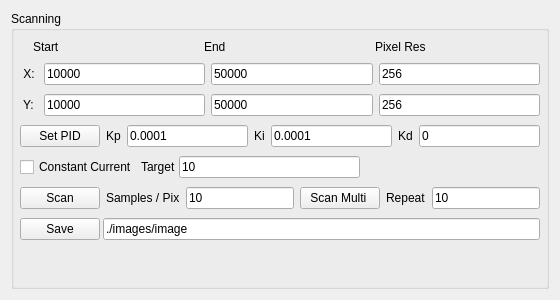
           <widget class="QWidget" name="tbScanning">
            <property name="sizePolicy">
             <sizepolicy hsizetype="Preferred" vsizetype="Preferred">
              <horstretch>0</horstretch>
              <verstretch>1</verstretch>
             </sizepolicy>
            </property>
            <attribute name="title">
             <string>Scanning</string>
            </attribute>
            <layout class="QVBoxLayout" name="verticalLayout_12">
             <item>
              <widget class="QGroupBox" name="grpScan">
               <property name="title">
                <string>Scanning</string>
               </property>
               <layout class="QVBoxLayout" name="verticalLayout_8">
                <property name="spacing">
                 <number>3</number>
                </property>
                <property name="leftMargin">
                 <number>3</number>
                </property>
                <property name="topMargin">
                 <number>3</number>
                </property>
                <property name="rightMargin">
                 <number>3</number>
                </property>
                <property name="bottomMargin">
                 <number>3</number>
                </property>
                <item>
                 <widget class="QWidget" name="wgtscanctl" native="true">
                  <property name="sizePolicy">
                   <sizepolicy hsizetype="Preferred" vsizetype="Preferred">
                    <horstretch>0</horstretch>
                    <verstretch>4</verstretch>
                   </sizepolicy>
                  </property>
                 </widget>
                </item>
                <item>
                 <widget class="QWidget" name="wgtPIDLbls_2" native="true">
                  <layout class="QHBoxLayout" name="horizontalLayout_16">
                   <property name="leftMargin">
                    <number>3</number>
                   </property>
                   <property name="topMargin">
                    <number>3</number>
                   </property>
                   <property name="rightMargin">
                    <number>3</number>
                   </property>
                   <property name="bottomMargin">
                    <number>3</number>
                   </property>
                   <item>
                    <widget class="QLabel" name="lblBlank_2">
                     <property name="text">
                      <string/>
                     </property>
                    </widget>
                   </item>
                   <item>
                    <widget class="QLabel" name="lblStart">
                     <property name="sizePolicy">
                      <sizepolicy hsizetype="Preferred" vsizetype="Preferred">
                       <horstretch>1</horstretch>
                       <verstretch>0</verstretch>
                      </sizepolicy>
                     </property>
                     <property name="text">
                      <string>Start</string>
                     </property>
                    </widget>
                   </item>
                   <item>
                    <widget class="QLabel" name="lblEnd">
                     <property name="sizePolicy">
                      <sizepolicy hsizetype="Preferred" vsizetype="Preferred">
                       <horstretch>1</horstretch>
                       <verstretch>0</verstretch>
                      </sizepolicy>
                     </property>
                     <property name="text">
                      <string>End</string>
                     </property>
                    </widget>
                   </item>
                   <item>
                    <widget class="QLabel" name="lblRes">
                     <property name="sizePolicy">
                      <sizepolicy hsizetype="Preferred" vsizetype="Preferred">
                       <horstretch>1</horstretch>
                       <verstretch>0</verstretch>
                      </sizepolicy>
                     </property>
                     <property name="text">
                      <string>Pixel Res</string>
                     </property>
                    </widget>
                   </item>
                  </layout>
                 </widget>
                </item>
                <item>
                 <widget class="QWidget" name="wgtLePID_3" native="true">
                  <layout class="QHBoxLayout" name="horizontalLayout_18">
                   <property name="leftMargin">
                    <number>3</number>
                   </property>
                   <property name="topMargin">
                    <number>3</number>
                   </property>
                   <property name="rightMargin">
                    <number>3</number>
                   </property>
                   <property name="bottomMargin">
                    <number>3</number>
                   </property>
                   <item>
                    <widget class="QLabel" name="lblXScan">
                     <property name="text">
                      <string> X: </string>
                     </property>
                    </widget>
                   </item>
                   <item>
                    <widget class="QLineEdit" name="leXStart">
                     <property name="text">
                      <string>10000</string>
                     </property>
                    </widget>
                   </item>
                   <item>
                    <widget class="QLineEdit" name="leXEnd">
                     <property name="text">
                      <string>50000</string>
                     </property>
                    </widget>
                   </item>
                   <item>
                    <widget class="QLineEdit" name="leXRes">
                     <property name="text">
                      <string>256</string>
                     </property>
                    </widget>
                   </item>
                  </layout>
                 </widget>
                </item>
                <item>
                 <widget class="QWidget" name="wgtLePID_2" native="true">
                  <layout class="QHBoxLayout" name="horizontalLayout_17">
                   <property name="leftMargin">
                    <number>3</number>
                   </property>
                   <property name="topMargin">
                    <number>3</number>
                   </property>
                   <property name="rightMargin">
                    <number>3</number>
                   </property>
                   <property name="bottomMargin">
                    <number>3</number>
                   </property>
                   <item>
                    <widget class="QLabel" name="lblYScan">
                     <property name="text">
                      <string> Y: </string>
                     </property>
                    </widget>
                   </item>
                   <item>
                    <widget class="QLineEdit" name="leYStart">
                     <property name="text">
                      <string>10000</string>
                     </property>
                    </widget>
                   </item>
                   <item>
                    <widget class="QLineEdit" name="leYEnd">
                     <property name="text">
                      <string>50000</string>
                     </property>
                    </widget>
                   </item>
                   <item>
                    <widget class="QLineEdit" name="leYRes">
                     <property name="text">
                      <string>256</string>
                     </property>
                    </widget>
                   </item>
                  </layout>
                 </widget>
                </item>
                <item>
                 <widget class="QWidget" name="wgtLePID" native="true">
                  <layout class="QHBoxLayout" name="horizontalLayout_14">
                   <property name="leftMargin">
                    <number>3</number>
                   </property>
                   <property name="topMargin">
                    <number>3</number>
                   </property>
                   <property name="rightMargin">
                    <number>3</number>
                   </property>
                   <property name="bottomMargin">
                    <number>3</number>
                   </property>
                   <item>
                    <widget class="QPushButton" name="pushButton">
                     <property name="text">
                      <string>Set PID</string>
                     </property>
                    </widget>
                   </item>
                   <item>
                    <widget class="QLabel" name="lblKp">
                     <property name="text">
                      <string>Kp</string>
                     </property>
                    </widget>
                   </item>
                   <item>
                    <widget class="QLineEdit" name="leKp">
                     <property name="text">
                      <string>0.0001</string>
                     </property>
                    </widget>
                   </item>
                   <item>
                    <widget class="QLabel" name="lblKi">
                     <property name="text">
                      <string>Ki</string>
                     </property>
                    </widget>
                   </item>
                   <item>
                    <widget class="QLineEdit" name="leKi">
                     <property name="text">
                      <string>0.0001</string>
                     </property>
                    </widget>
                   </item>
                   <item>
                    <widget class="QLabel" name="lblKd">
                     <property name="text">
                      <string>Kd</string>
                     </property>
                    </widget>
                   </item>
                   <item>
                    <widget class="QLineEdit" name="leKd">
                     <property name="text">
                      <string>0</string>
                     </property>
                    </widget>
                   </item>
                  </layout>
                 </widget>
                </item>
                <item>
                 <widget class="QWidget" name="wgtConstCurrent" native="true">
                  <layout class="QHBoxLayout" name="horizontalLayout_15">
                   <property name="spacing">
                    <number>3</number>
                   </property>
                   <property name="leftMargin">
                    <number>3</number>
                   </property>
                   <property name="topMargin">
                    <number>3</number>
                   </property>
                   <property name="rightMargin">
                    <number>3</number>
                   </property>
                   <property name="bottomMargin">
                    <number>3</number>
                   </property>
                   <item>
                    <widget class="QCheckBox" name="chkConstCurrent">
                     <property name="text">
                      <string>Constant Current</string>
                     </property>
                    </widget>
                   </item>
                   <item>
                    <widget class="QLabel" name="lblCCTarget">
                     <property name="text">
                      <string>Target</string>
                     </property>
                    </widget>
                   </item>
                   <item>
                    <widget class="QLineEdit" name="leCCVal">
                     <property name="text">
                      <string>10</string>
                     </property>
                    </widget>
                   </item>
                   <item>
                    <spacer name="horizontalSpacer_13">
                     <property name="orientation">
                      <enum>Qt::Horizontal</enum>
                     </property>
                     <property name="sizeHint" stdset="0">
                      <size>
                       <width>40</width>
                       <height>20</height>
                      </size>
                     </property>
                    </spacer>
                   </item>
                  </layout>
                 </widget>
                </item>
                <item>
                 <widget class="QWidget" name="wgtScan" native="true">
                  <layout class="QHBoxLayout" name="horizontalLayout_19">
                   <property name="leftMargin">
                    <number>3</number>
                   </property>
                   <property name="topMargin">
                    <number>3</number>
                   </property>
                   <property name="rightMargin">
                    <number>3</number>
                   </property>
                   <property name="bottomMargin">
                    <number>3</number>
                   </property>
                   <item>
                    <widget class="QPushButton" name="cmdScan">
                     <property name="text">
                      <string>Scan</string>
                     </property>
                    </widget>
                   </item>
                   <item>
                    <widget class="QLabel" name="lblscanSPP">
                     <property name="text">
                      <string>Samples / Pix</string>
                     </property>
                    </widget>
                   </item>
                   <item>
                    <widget class="QLineEdit" name="leSamples">
                     <property name="text">
                      <string>10</string>
                     </property>
                    </widget>
                   </item>
                   <item>
                    <widget class="QPushButton" name="cmdScanMulti">
                     <property name="text">
                      <string>Scan Multi </string>
                     </property>
                    </widget>
                   </item>
                   <item>
                    <widget class="QLabel" name="lblRepeat">
                     <property name="text">
                      <string>Repeat</string>
                     </property>
                    </widget>
                   </item>
                   <item>
                    <widget class="QLineEdit" name="leMultiScanTimes">
                     <property name="text">
                      <string>10</string>
                     </property>
                    </widget>
                   </item>
                  </layout>
                 </widget>
                </item>
                <item>
                 <widget class="QWidget" name="widget_5" native="true">
                  <layout class="QHBoxLayout" name="horizontalLayout_22">
                   <property name="spacing">
                    <number>3</number>
                   </property>
                   <property name="leftMargin">
                    <number>3</number>
                   </property>
                   <property name="topMargin">
                    <number>3</number>
                   </property>
                   <property name="rightMargin">
                    <number>3</number>
                   </property>
                   <property name="bottomMargin">
                    <number>3</number>
                   </property>
                   <item>
                    <widget class="QPushButton" name="cmdSaveScan">
                     <property name="text">
                      <string>Save</string>
                     </property>
                    </widget>
                   </item>
                   <item>
                    <widget class="QLineEdit" name="leSave">
                     <property name="text">
                      <string>./images/image</string>
                     </property>
                    </widget>
                   </item>
                  </layout>
                 </widget>
                </item>
                <item>
                 <spacer name="verticalSpacer_3">
                  <property name="orientation">
                   <enum>Qt::Vertical</enum>
                  </property>
                  <property name="sizeHint" stdset="0">
                   <size>
                    <width>20</width>
                    <height>40</height>
                   </size>
                  </property>
                 </spacer>
                </item>
               </layout>
              </widget>
             </item>
            </layout>
           </widget>
